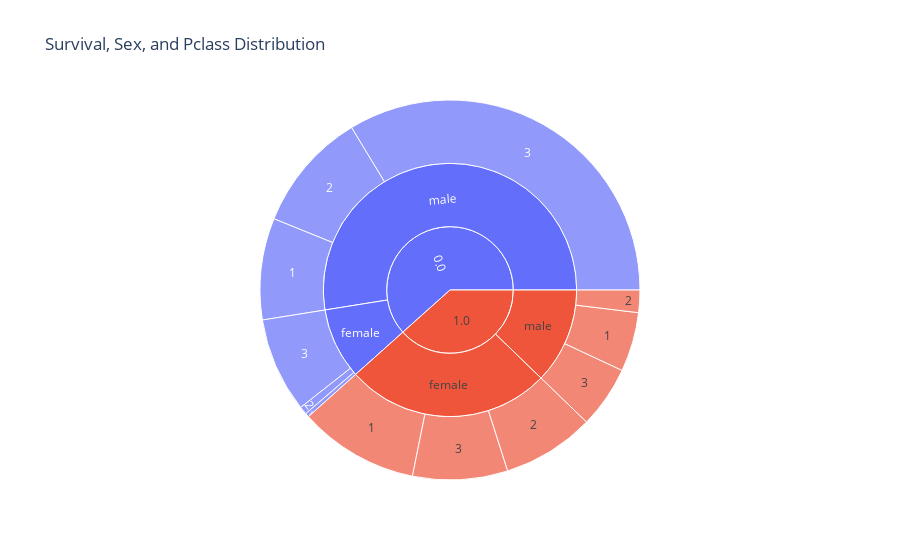

Notebook source saved alongside this figure:
### Markdown cell above
8. Sunburst chart (Солнечный график)

### Code cell
# Удаляем строки с NaN в столбце 'Survived'
data_clean = data.dropna(subset=['Survived'])

# Создаем Sunburst диаграмму
fig = px.sunburst(data_clean, path=['Survived', 'Sex', 'Pclass'], title='Survival, Sex, and Pclass Distribution')
fig.show()

### Figure 1 — Plotly figure (JSON) as saved in the notebook; plotly's stock layout.template omitted (floating-point values rounded to 4 significant figures)
{"data": [{"branchvalues": "total", "domain": {"x": [0, 1], "y": [0, 1]}, "hovertemplate": "labels=%{label}<br>count=%{value}<br>parent=%{parent}<br>id=%{id}<extra></extra>", "ids": ["0.0/female/1", "1.0/female/1", "0.0/male/1", "1.0/male/1", "0.0/female/2", "1.0/female/2", "0.0/male/2", "1.0/male/2", "0.0/female/3", "1.0/female/3", "0.0/male/3", "1.0/male/3", "0.0/female", "1.0/female", "0.0/male", "1.0/male", "0.0", "1.0"], "labels": ["1", "1", "1", "1", "2", "2", "2", "2", "3", "3", "3", "3", "female", "female", "male", "male", "0.0", "1.0"], "name": "", "parents": ["0.0/female", "1.0/female", "0.0/male", "1.0/male", "0.0/female", "1.0/female", "0.0/male", "1.0/male", "0.0/female", "1.0/female", "0.0/male", "1.0/male", "0.0", "1.0", "0.0", "1.0", "", ""], "type": "sunburst", "values": [3, 91, 77, 45, 6, 70, 91, 17, 72, 72, 300, 47, 81, 233, 468, 109, 549, 342]}], "layout": {"legend": {"tracegroupgap": 0}, "title": {"text": "Survival, Sex, and Pclass Distribution"}}}
